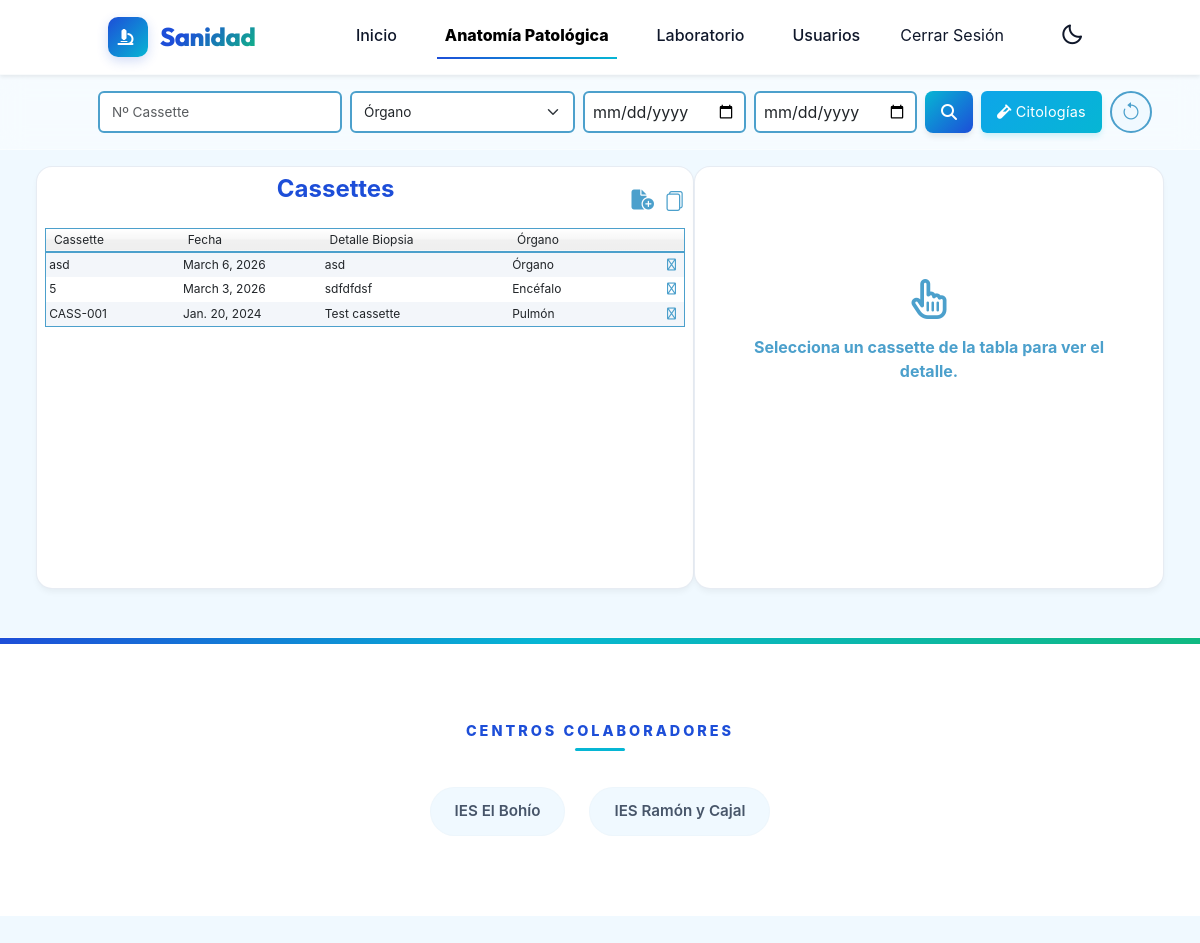
The page /cassettes/ (signed in) on the database its author committed.
### api/models.py (models this page shows)
class Cassette(models.Model):
    id_casette = models.AutoField(primary_key=True)
    cassette = models.CharField(max_length=50)
    fecha = models.DateField()
    descripcion = models.CharField(max_length=255)
    caracteristicas = models.TextField()
    observaciones = models.TextField(null=True, blank=True)
    informacion_clinica = models.TextField(null=True, blank=True)
    descripcion_microscopica = models.TextField(null=True, blank=True)
    diagnostico_final = models.TextField(null=True, blank=True)
    patologo_responsable = models.CharField(max_length=255, null=True, blank=True)
    qr_casette = models.CharField(max_length=255, unique=True)
    organo = models.CharField(max_length=255)
    informe_descripcion = models.CharField(max_length=255, null=True, blank=True)
    informe_fecha = models.DateField(null=True, blank=True)
    informe_tincion = models.CharField(max_length=255, null=True, blank=True)
    informe_observaciones = models.TextField(null=True, blank=True)
    informe_imagen = models.BinaryField(null=True, blank=True)
    class Meta:
        db_table = 'cassettes'

### web/views.py (the view, shortened to what this page needs)
# urls.py: path('cassettes/',                                        views.cassette_list,    name='cassettes'),
@never_cache
@login_required
def cassette_list(request):
    qs = Cassette.objects.order_by('-fecha')
    organo = request.GET.get('organo', '').strip()
    numero = request.GET.get('numero', '').strip()
    inicio = request.GET.get('inicio', '').strip()
    fin    = request.GET.get('fin', '').strip()
    sel_pk = request.GET.get('cassette', '').strip()
    informe_pk = request.GET.get('informe', '').strip()
    if organo and organo != '*':
        qs = qs.filter(organo__icontains=organo)
    if numero:
        qs = qs.filter(cassette__icontains=numero)
    if inicio and fin:
        qs = qs.filter(fecha__gte=inicio, fecha__lte=fin)
    if not any([organo, numero, inicio, fin]):
        qs = qs[:10]
    selected = None
    muestras_con_imagenes = []
    informes_resultado = []
    informe_activo = None
    informe_imagen_base64 = ''
    informe_initial = None
    return render(request, 'web/cassettes.html', {
        'cassettes':             qs,
        'selected':              selected,
        'muestras_con_imagenes': muestras_con_imagenes,
        'cassette_form':         CassetteForm(instance=selected) if selected else CassetteForm(),
        'nuevo_cassette_form':   CassetteForm(),
        'muestra_form':          MuestraForm(),
        'informe_form': InformeForm(initial=informe_initial) if selected else None,
        'informes_resultado': informes_resultado,
        'informe_activo': informe_activo,
        'informe_imagen_base64': informe_imagen_base64,
        'filtros': {'organo': organo, 'numero': numero, 'inicio': inicio, 'fin': fin},
    })

### web/templates/web/cassettes.html (shortened to what this page needs)
{% load static %}
<!DOCTYPE html>
<html lang="es">
<head>
    <link href="https://cdn.jsdelivr.net/npm/bootstrap@5.3.0-alpha3/dist/css/bootstrap.min.css" rel="stylesheet"
>
    <link rel="stylesheet" href="https://cdn.jsdelivr.net/npm/bootstrap-icons@1.10.4/font/bootstrap-icons.css">
    <link href="https://unpkg.com/boxicons@2.1.4/css/boxicons.min.css" rel="stylesheet">
    <link rel="stylesheet" href="https://cdnjs.cloudflare.com/ajax/libs/font-awesome/6.4.0/css/all.min.css">
    <link rel="stylesheet" href="{% static 'css/header.css' %}">
    <link rel="stylesheet" href="{% static 'css/footer.css' %}">
    <link rel="stylesheet" href="{% static 'css/index.css' %}">
    <link rel="stylesheet" href="{% static 'css/muestras.css' %}">
    <link rel="stylesheet" href="{% static 'css/sortable.css' %}">
    <link rel="stylesheet" href="{% static 'css/cassettes.css' %}">
</head>
<body id="body">
    <nav class="nav navbar navbar-expand-lg shadow-sm sticky-top">
        <div class="container-fluid d-flex align-items-center justify-content-between px-lg-5">
            <a class="navbar-brand nav__logo-container" href="/">
                <div class="logo-box">
                    <i class="fa-solid fa-microscope" style="font-size: 1rem; margin-left: -5px;"></i>
                </div>
                <span class="nav__title">Sanidad</span>
            </a>
            <div class="collapse navbar-collapse" id="navbarNav">
                <ul class="navbar-nav ms-auto nav__list">
                    <li class="nav-item nav__item">
                        <a class="nav-link nav__link" href="/">Inicio</a>
                    </li>
                    <li class="nav-item nav__item">
                        <a class="nav-link nav__link active" href="/anatomia.html">Anatomía&nbsp;Patológica</a>
                    </li>
                    <li class="nav-item nav__item">
                        <a class="nav-link nav__link" href="/laboratorio.html">Laboratorio</a>
                    </li>
                    {% if request.user.is_staff %}
                    <li class="nav-item nav__item">
                        <a class="nav-link nav__link" href="{% url 'usuarios' %}">Usuarios</a>
                    </li>
                    {% endif %}
                    <li class="nav-item nav__item">
                        <form method="post" action="{% url 'logout' %}" style="display:inline">
                            <button type="submit" class="nav-link nav__link btn btn-link p-0 border-0 bg-transparent">
                                Cerrar Sesión
                            </button>
                        </form>
                    </li>
                    <li class="nav-item nav__item d-flex align-items-center">
                        <a href="#" id="darkModeToggle" class="nav-link nav__link ms-lg-3"
                            aria-label="Toggle Dark Mode">
                            <i class='bx bx-moon fs-4'></i>
                        </a>
                    </li>
                </ul>
            </div>
        </div>
    </nav>
    <header class="barra_org container-fluid px-5">
        <form method="get" action="{% url 'cassettes' %}" id="filtroForm">
            <div class="container-fluid caja_org px-0">
                <div class="row align-items-center w-100 m-0">
                    <div class="col-auto d-flex align-items-center justify-content-center gap-2 p-0">
                        <div style="min-width: 140px;">
                            <input type="text" name="numero" value="{{ filtros.numero }}"
                                class="form-control border__color unified-filter-height" placeholder="Nº Cassette"
                                style="font-size:0.85rem;">
                        </div>
                        <div style="min-width: 140px;">
                            <select name="organo" id="organos" class="form-select border__color unified-filter-height"
                                style="font-size:0.85rem;" onchange="filtrarPorOrgano()">
                                <option disabled {% if not filtros.organo %}selected{% endif %}>Órgano</option>
                            </select>
                        </div>
                        <div class="d-flex gap-2">
                            <input type="date" name="inicio" value="{{ filtros.inicio }}"
                                class="form-control border__color unified-filter-height px-2" id="fechainicio">
                            <input type="date" name="fin" value="{{ filtros.fin }}"
                                class="form-control border__color unified-filter-height px-2" id="fechafin"
                                onchange="document.getElementById('filtroForm').submit()">
                        </div>
                        <div>
                            <button type="submit" class="btn fondo px-3 unified-filter-height" title="Buscar">
                                <i class="fa-solid fa-magnifying-glass"></i>
                            </button>
                        </div>
                        <div>
                            <a href="{% url 'citologias' %}" class="btn btn-switch-module px-3 unified-filter-height">
                                <i class="fa-solid fa-vial me-1"></i> Citologías
                            </a>
                        </div>
                    </div>
                    <div class="col d-flex justify-content-end p-0">
                        <a href="{% url 'cassettes' %}"
                            class="btn btn-outline-primary border__color rounded-circle d-flex align-items-center justify-content-center unified-filter-height p-0"
                            style="width:42px; background:var(--bg-light);" title="Mostrar últimos 10">
                            <i class="bi bi-arrow-counterclockwise fs-5 blue__color"></i>
                        </a>
                    </div>
                </div>
            </div>
        </form>
    </header>
    <main class="container-fluid pt-3 px-5">
        <section class="row justify-content-between">
            <div class="container__table col-12 col-lg-7 p-2 mb-3 mb-lg-0">
                <div class="title d-flex">
                    <div class="col-10 ps-5">
                        <h2 class="cassette__title">Cassettes</h2>
                    </div>
                    <div class="col-2 d-flex justify-content-end align-items-center gap-2">
                        <button type="button" class="btn m-0 p-0 icono__efect" id="btnformnuevocassette">
                            <i title="Nuevo Cassette"
                                class="m-0 p-0 fa-solid fa-file-circle-plus blue__color--negrita fs-5"></i>
                        </button>
                        <a href="{% url 'cassettes' %}?organo=*" class="btn m-0 p-0 icono__efect">
                            <i class="bi bi-files blue__color--negrita fs-5 m-0 p-0"
                                title="Mostrar todos los Cassettes"></i>
                        </a>
                    </div>
                </div>
                <div class="tablecassette__scroll">
                    <table class="table sortable-theme-finder" data-sortable>
                        <thead>
                            <tr>
                                <th scope="col">Cassette</th>
                                <th scope="col">Fecha</th>
                                <th scope="col">Detalle Biopsia</th>
                                <th scope="col">Órgano</th>
                                <th data-sortable="false"></th>
                            </tr>
                        </thead>
                        <tbody class="table-group-divider">
                            {% for c in cassettes %}
                            <tr class="{% if selected and c.pk == selected.pk %}table-active{% endif %}"
                                style="cursor:pointer"
                                onclick="location.href='{% url 'cassettes' %}?cassette={{ c.pk }}'">
                                <td>{{ c.cassette }}</td>
                                <td>{{ c.fecha }}</td>
                                <td>{{ c.descripcion|truncatechars:40 }}</td>
                                <td>{{ c.organo }}</td>
                                <td class="text-end pe-2">
                                    <i class="fa-solid fa-chevron-right blue__color"></i>
                                </td>
                            </tr>
                            {% empty %}
                            <tr>
                                <td colspan="5" class="text-center text-muted py-4">No hay cassettes.</td>
                            </tr>
                            {% endfor %}
                        </tbody>
                    </table>
                </div>
            </div>
            <section class="cassette col-12 col-lg-5" id="cassette">
                {% if selected %}
                <div class="p-2">
                    <div class="d-flex flex-wrap justify-content-between align-items-center">
                        <h2 class="cassette__title text-center">Detalle Cassette:</h2>
                        <span class="blue__color cassette__num">{{ selected.cassette }}</span>
                        <div class="d-flex pt-2 align-items-start">
                            <div data-bs-toggle="modal" data-bs-target="#eliminarCassetteModal" style="cursor:pointer">
                                <i title="Borrar Cassette"
                                    class="fa-solid fa-trash-can cassette__icon cassette__icon--infocassette"></i>
                            </div>
                            <div id="btnformmodificarcassette" style="cursor:pointer">
                                <i title="Modificar Cassette"
                                    class="fa-solid fa-file-pen cassette__icon cassette__icon--infocassette"></i>
                            </div>
                            <div id="btnVerQR" style="cursor:pointer" data-bs-toggle="modal" data-bs-target="#qrCassetteModal">
                                <i title="Ver QR" class="fa-solid fa-qrcode cassette__icon cassette__icon--infocassette"></i>
                            </div>
                        </div>
                    </div>
                    <section class="list-group list-group-flush mt-3">
                        <div class="d-flex px-3 justify-content-between">
                            <li class="blue__color--negrita">Detalle / Nombre Paciente:
                                <span class="blue__color cassette__text">{{ selected.descripcion }}</span>
                            </li>
                        </div>
                        <hr class="m-1">
                        <div class="d-flex px-3 justify-content-between">
                            <li class="blue__color--negrita">Órgano:
                                <span class="blue__color cassette__text">{{ selected.organo }}</span>
                            </li>
                            <li class="blue__color--negrita">Fecha:
                                <span class="blue__color cassette__text">{{ selected.fecha }}</span>
                            </li>
                        </div>
                        <li class="list-group-item blue__color--negrita">Descripción Macroscópica:
                            <p class="blue__color cassette__text">{{ selected.caracteristicas }}</p>
                        </li>
                        <li class="list-group-item blue__color--negrita">Observaciones:
                            <p class="blue__color cassette__text">{{ selected.observaciones }}</p>
                        </li>
                        {% if selected.descripcion_microscopica %}
                        <li class="list-group-item blue__color--negrita">Descripción Microscópica:
                            <p class="blue__color cassette__text">{{ selected.descripcion_microscopica }}</p>
                        </li>
                        {% endif %}
                        {% if selected.diagnostico_final %}
                        <li class="list-group-item blue__color--negrita">Diagnóstico Final:
                            <p class="blue__color cassette__text">{{ selected.diagnostico_final }}</p>
                        </li>
                        {% endif %}
                        {% if selected.patologo_responsable %}
                        <li class="list-group-item blue__color--negrita">Patólogo Responsable:
                            <span class="blue__color cassette__text">{{ selected.patologo_responsable }}</span>
                        </li>
                        {% endif %}
                    </section>
                </div>
                {% else %}
                <div class="p-4 text-center" style="margin-top:4rem;">
                    <i class="fa-regular fa-hand-pointer blue__color fs-1 d-block mb-3"></i>
                    <p class="blue__color--negrita">Selecciona un cassette de la tabla para ver el detalle.</p>
                </div>
                {% endif %}
            </section>
        </section>
    </main>
    <footer class="footer mt-5">
        <div class="footer-container">
            <div class="footer__box footer__menu text-center">
                <h3 class="footer__title">Centros Colaboradores</h3>
                <section class="links d-flex justify-content-center flex-wrap gap-4">
                    <a href="https://www.iesbohio.es/web/" target="_blank" class="column__link">IES El Bohío</a>
                    <a href="https://www.iesryc.org/" target="_blank" class="column__link">IES Ramón y Cajal</a>
                </section>
            </div>
        </div>
    </footer>
</body>
</html>

### rows shown on the page
Cassette: cassette "asd", fecha "March 6, 2026", descripcion "asd", organo "Órgano"
Cassette: cassette "5", fecha "March 3, 2026", descripcion "sdfdfdsf", organo "Encéfalo"
Cassette: cassette "CASS-001", fecha "Jan. 20, 2024", descripcion "Test cassette", organo "Pulmón"
